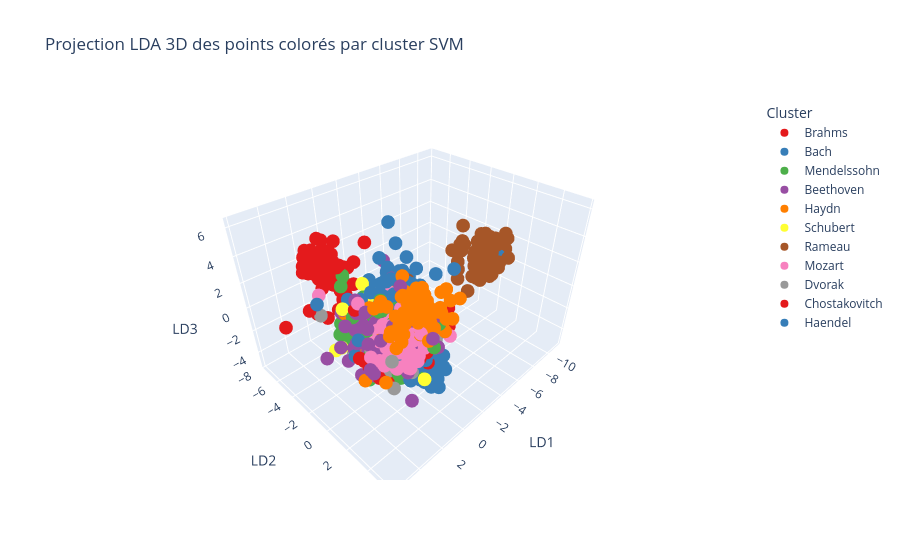

Notebook source saved alongside this figure:
### Markdown cell above
## Essai du SVM

### Code cell
from sklearn.cluster import KMeans
from sklearn.svm import SVC
from sklearn.discriminant_analysis import LinearDiscriminantAnalysis as LDA

# 1. Normalisation
scaler = StandardScaler()
X_norm = scaler.fit_transform(X)

# 3. Entraînement du SVM pour prédire ces clusters
svm = SVC(kernel='rbf', probability=True, random_state=42)
svm.fit(X_norm, y)
svm_pred = svm.predict(X_norm)

# 4. Réduction à 3D par LDA en utilisant les clusters prédits comme classes
lda3 = LDA(n_components=3)
X_lda3 = lda3.fit_transform(X_normalized, y)

# 5. Préparation du DataFrame pour Plotly
df_plot = pd.DataFrame(X_lda3, columns=['LD1', 'LD2', 'LD3'])
df_plot['Cluster'] = svm_pred.astype(str)

# 6. Affichage 3D avec Plotly
fig = px.scatter_3d(
    df_plot, x='LD1', y='LD2', z='LD3',
    color='Cluster',
    title='Projection LDA 3D des points colorés par cluster SVM',
    color_discrete_sequence=px.colors.qualitative.Set1
)
fig.show()
